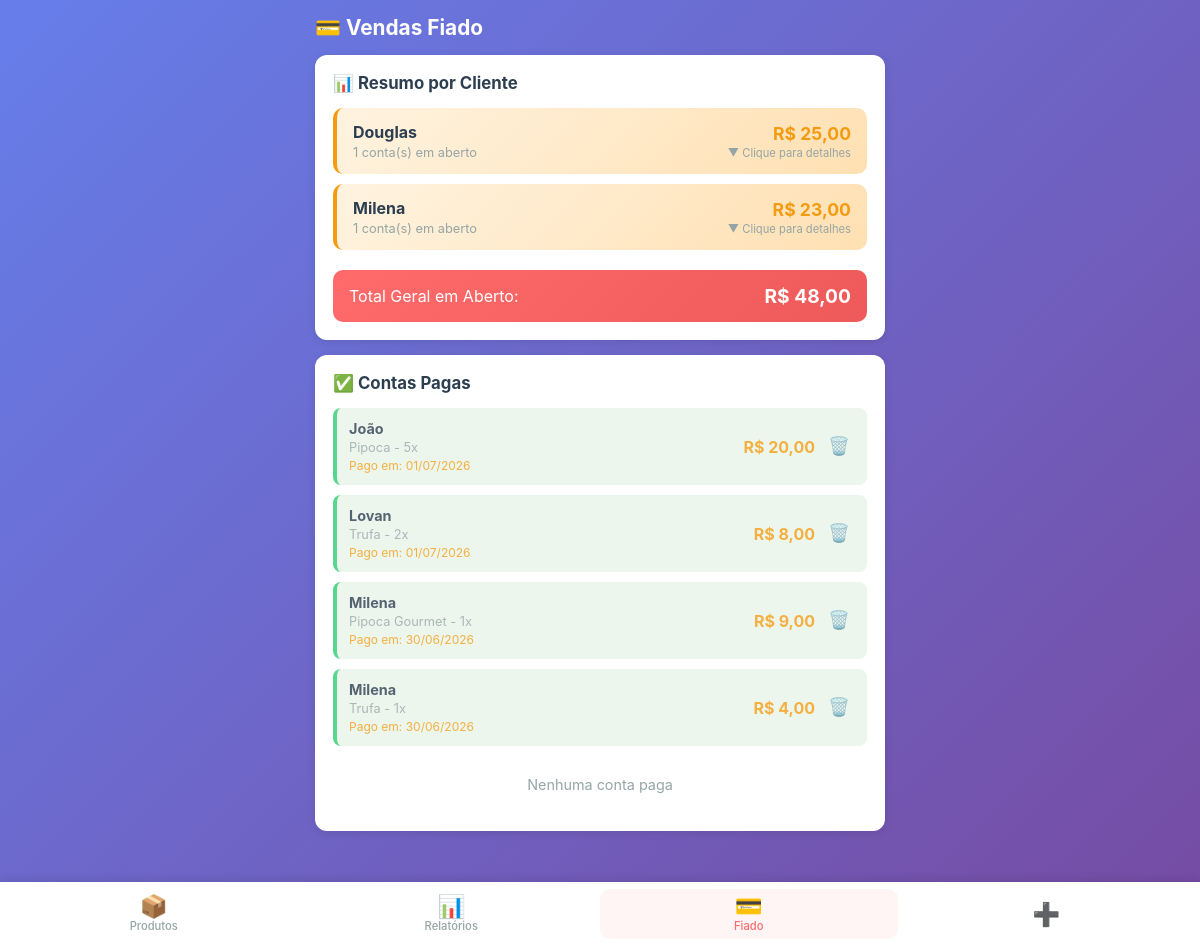
Page /fiado (signed in) on the committed database.
### app.py (models this page shows)
class Fiado(db.Model):
    __tablename__ = 'fiados'
    id = db.Column(db.Integer, primary_key=True)
    cliente = db.Column(db.String(100), nullable=False)
    produto = db.Column(db.String(100), nullable=False)
    valor = db.Column(db.Float, nullable=False)
    quantidade = db.Column(db.Integer, default=1)
    total = db.Column(db.Float, nullable=False)
    data = db.Column(db.String(10), nullable=False)
    data_iso = db.Column(db.String(10), nullable=False)
    pago = db.Column(db.Boolean, default=False)
    data_pagamento = db.Column(db.String(10), nullable=True)
    created_at = db.Column(db.DateTime, default=agora_brasilia)

### app.py (the view)
@app.route('/fiado')
@login_required
def fiado():
    fiados = Fiado.query.order_by(Fiado.created_at.desc()).all()
    return render_template('fiado.html', fiados=fiados)

### app.py (called while the page is built)
def login_required(f):
    @wraps(f)
    def decorated_function(*args, **kwargs):
        if 'logged_in' not in session:
            return redirect(url_for('login'))
        return f(*args, **kwargs)
    return decorated_function

def formatar_br(valor):
    return f"{valor:,.2f}".replace(",", "X").replace(".", ",").replace("X", ".")

@app.template_filter('moeda_br')
def moeda_br_filter(valor):
    return formatar_br(valor)

### templates/fiado.html (shortened to what this page needs)
{% extends "base.html" %}
{% block content %}
<div class="page-header">
    <h2>💳 Vendas Fiado</h2>
</div>
<div class="card">
    <h3>📊 Resumo por Cliente</h3>
    <div id="listaResumoClientes" class="lista-resumo-clientes">
        {% set resumo = {} %}
        {% for fiado in fiados %}
            {% if not fiado.pago %}
                {% if fiado.cliente not in resumo %}
                    {% set _ = resumo.update({fiado.cliente: {'total': 0, 'quantidade': 0, 'itens': []}}) %}
                {% endif %}
                {% set _ = resumo[fiado.cliente].update({'total': resumo[fiado.cliente].total + fiado.total, 'quantidade': resumo[fiado.cliente].quantidade + 1}) %}
                {% set _ = resumo[fiado.cliente]['itens'].append(fiado) %}
            {% endif %}
        {% endfor %}
        {% if resumo %}
            {% for cliente, dados in resumo.items()|sort(attribute='1.total', reverse=true) %}
            <div class="resumo-cliente-item" onclick="toggleDetalhesCliente('{{ cliente }}')">
                <div class="resumo-cliente-info">
                    <strong>{{ cliente.title() }}</strong>
                    <span>{{ dados.quantidade }} conta(s) em aberto</span>
                </div>
                <div class="resumo-cliente-valor">
                    <span>R$ {{ dados.total|moeda_br }}</span>
                    <small>▼ Clique para detalhes</small>
                </div>
            </div>
            {% endfor %}
            <div class="resumo-total-geral">
                <span>Total Geral em Aberto:</span>
                <strong>R$ {{ resumo.values()|map(attribute='total')|sum|moeda_br }}</strong>
            </div>
        {% else %}
            <p class="empty">Nenhuma conta em aberto</p>
        {% endif %}
    </div>
</div>
<div class="card">
    <h3>✅ Contas Pagas</h3>
    <div class="lista-fiado">
        {% set tem_pago = false %}
        {% for fiado in fiados %}
        {% if fiado.pago %}
        {% set tem_pago = true %}
        <div class="fiado-item pago" data-cliente="{{ fiado.cliente.lower() }}">
            <div class="fiado-info">
                <strong>{{ fiado.cliente.title() }}</strong>
                <span>{{ fiado.produto }} - {{ fiado.quantidade }}x</span>
                <span class="fiado-data">Pago em: {{ fiado.data_pagamento }}</span>
            </div>
            <div class="fiado-actions">
                <span class="fiado-valor">R$ {{ fiado.total|moeda_br }}</span>
                <button class="btn-icon" onclick="excluirFiado({{ fiado.id }})" title="Excluir">🗑️</button>
            </div>
        </div>
        {% endif %}
        {% endfor %}
        {% if not tem_pago %}
        <p class="empty">Nenhuma conta paga</p>
        {% endif %}
    </div>
</div>
{% endblock %}

### templates/base.html (shortened to what this page needs)
<!DOCTYPE html>
<html lang="pt-BR">
<head>
    <link rel="stylesheet" href="{{ url_for('static', filename='css/style.css') }}">
</head>
<body>
    {% if session.get('logged_in') %}
    <nav class="menu-inferior">
        <a href="{{ url_for('produtos') }}" class="menu-item {% if request.endpoint == 'produtos' %}active{% endif %}">
            <span class="menu-icon">📦</span>
            <span class="menu-label">Produtos</span>
        </a>
        <a href="{{ url_for('relatorios') }}" class="menu-item {% if request.endpoint == 'relatorios' %}active{% endif %}">
            <span class="menu-icon">📊</span>
            <span class="menu-label">Relatórios</span>
        </a>
        <a href="{{ url_for('fiado') }}" class="menu-item {% if request.endpoint == 'fiado' %}active{% endif %}">
            <span class="menu-icon">💳</span>
            <span class="menu-label">Fiado</span>
        </a>
        <a href="{{ url_for('vendas') }}" class="menu-item" title="Nova Venda">
            <span class="menu-icon">➕</span>
        </a>
    </nav>
    {% endif %}
    <main class="content">
        {% block content %}{% endblock %}
    </main>
</body>
</html>

### static/css/style.css (style rules this page uses)
:root { --primary: #FF6B6B; --primary-dark: #EE5A5A; --secondary: #4ECDC4; --success: #2ECC71; --warning: #F39C12; --danger: #E74C3C; --dark: #2C3E50; --gray: #95A5A6; --light: #ECF0F1; --white: #FFFFFF; --shadow: 0 2px 10px rgba(0,0,0,0.1); --radius: 12px; }
* { margin: 0; padding: 0; box-sizing: border-box; -webkit-tap-highlight-color: transparent; }
body { font-family: -apple-system, BlinkMacSystemFont, 'Segoe UI', Roboto, sans-serif; background: linear-gradient(135deg, #667eea 0%, #764ba2 100%); min-height: 100vh; color: var(--dark); padding-bottom: 20px; }
.menu-inferior { position: fixed; bottom: 0; left: 0; right: 0; background: var(--white); box-shadow: 0 -2px 10px rgba(0,0,0,0.1); display: flex; justify-content: space-around; align-items: center; height: 64px; z-index: 1000; padding: 0 5px; }
.menu-item { display: flex; flex-direction: column; align-items: center; justify-content: center; gap: 2px; text-decoration: none; color: var(--gray); font-size: 0.7rem; padding: 6px 8px; border-radius: 10px; transition: all 0.2s; min-width: 56px; flex: 1; }
.menu-item.active { color: var(--primary); background: #FFF5F5; }
.menu-icon { font-size: 1.4rem; line-height: 1; }
.menu-label { font-weight: 500; }
.content { padding: 15px 15px 80px 15px; max-width: 100%; }
.page-header { margin-bottom: 15px; }
.page-header h2 { font-size: 1.3rem; color: var(--white); margin-bottom: 5px; }
.card { background: var(--white); border-radius: var(--radius); padding: 18px; margin-bottom: 15px; box-shadow: var(--shadow); }
.card h3 { font-size: 1.05rem; margin-bottom: 15px; color: var(--dark); display: flex; align-items: center; gap: 8px; }
.btn-icon { background: none; border: none; font-size: 1.1rem; cursor: pointer; padding: 5px; }
.lista-produtos, .lista-vendas, .lista-clientes, .lista-fiado { display: flex; flex-direction: column; gap: 10px; }
.fiado-item { display: flex; justify-content: space-between; align-items: center; padding: 12px; background: #FFF3E0; border-radius: 8px; border-left: 4px solid var(--warning); }
.fiado-item.pago { background: #E8F5E9; border-left-color: var(--success); opacity: 0.8; }
.fiado-info { display: flex; flex-direction: column; gap: 3px; flex: 1; }
.fiado-info strong { font-size: 0.9rem; }
.fiado-info span { font-size: 0.8rem; color: var(--gray); }
.fiado-data { font-size: 0.75rem !important; color: var(--warning) !important; }
.fiado-actions { display: flex; align-items: center; gap: 8px; }
.fiado-valor { font-weight: bold; color: var(--warning); font-size: 1rem; }
.empty { text-align: center; color: var(--gray); padding: 20px; font-size: 0.9rem; }
@media (min-width: 768px) { .content { max-width: 600px; margin: 0 auto; } }
.card { animation: fadeIn 0.3s ease; }
.lista-resumo-clientes { display: flex; flex-direction: column; gap: 10px; }
.resumo-cliente-item { display: flex; justify-content: space-between; align-items: center; padding: 14px 16px; background: linear-gradient(135deg, #FFF3E0 0%, #FFE0B2 100%); border-radius: 10px; border-left: 4px solid var(--warning); cursor: pointer; transition: all 0.2s; }
.resumo-cliente-info { display: flex; flex-direction: column; gap: 3px; flex: 1; }
.resumo-cliente-info strong { font-size: 1rem; color: var(--dark); }
.resumo-cliente-info span { font-size: 0.8rem; color: var(--gray); }
.resumo-cliente-valor { display: flex; flex-direction: column; align-items: flex-end; gap: 2px; }
.resumo-cliente-valor span { font-size: 1.1rem; font-weight: bold; color: var(--warning); }
.resumo-cliente-valor small { font-size: 0.7rem; color: var(--gray); }
.resumo-total-geral { display: flex; justify-content: space-between; align-items: center; padding: 14px 16px; background: linear-gradient(135deg, var(--primary) 0%, var(--primary-dark) 100%); color: var(--white); border-radius: 10px; margin-top: 10px; font-size: 1rem; }
.resumo-total-geral strong { font-size: 1.2rem; }

### rows in the picture
Fiado: title "Douglas", quantidade "1", total|moeda_br "25,00"
Fiado: title "Milena", quantidade "1", total|moeda_br "23,00"
Fiado: cliente "João", produto "Pipoca", quantidade "5", data_pagamento "01/07/2026", total|moeda_br "20,00"
Fiado: cliente "Lovan", produto "Trufa", quantidade "2", data_pagamento "01/07/2026", total|moeda_br "8,00"
Fiado: cliente "Milena", produto "Pipoca Gourmet", quantidade "1", data_pagamento "30/06/2026", total|moeda_br "9,00"
Fiado: cliente "Milena", produto "Trufa", quantidade "1", data_pagamento "30/06/2026", total|moeda_br "4,00"

### other values in the picture
{{ resumo.values()|map(attribute='total')|sum|moeda_br }} "48,00"
